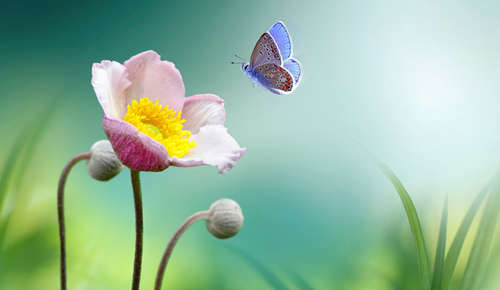
#> input picture img2.jpg, 500 x 290 px, found by its file name
$ jupyter execute color_detection.ipynb
#> lines starting #> are read from the running program, lines starting #| are printed output that depends on the picture
[cell 1]
import cv2
import numpy as np
from sklearn.cluster import KMeans

[cell 2]
# Resize the image if needed
# image = cv2.resize(image, (width, height))
desktop_path = "C:/Users/Paridhi Gupta/OneDrive/Documents/img2.jpg"
image = cv2.imread(desktop_path)
#> image is the input picture: shape (290, 500, 3); mean B, G, R 157.8, 185.3, 148

[cell 3]
image = cv2.cvtColor(image, cv2.COLOR_BGR2RGB)

[cell 4]
pixels = image.reshape((-1, 3))

[cell 5]
# Define the number of clusters (prominent colors)
k = 5

# Apply K-Means clustering
kmeans = KMeans(n_clusters=k, n_init=10)  # Explicitly set n_init to 10
kmeans.fit(pixels)

[cell 6]
colors = kmeans.cluster_centers_.astype(int)

[cell 7]
for color in colors:
    print(f"RGB: {tuple(color)}")

[cell 8]
import matplotlib.pyplot as plt

[cell 9]
dominant_color = max(colors, key=lambda x: sum(x))
print(f"Dominant Color: {tuple(dominant_color)}")

# You can define criteria to filter or process specific colors.
filtered_colors = [color for color in colors if sum(color) > 100]

[cell 10]
import matplotlib.pyplot as plt
import numpy as np

# Assuming you already have the 'colors' list from a previous code block

# Determine the size of the color scale
scale_width = 100
scale_height = 50

# Create a color scale image
color_scale = np.zeros((scale_height, len(colors) * scale_width, 3), dtype=np.uint8)

# Create color swatches and display RGB values
for i, color in enumerate(colors):
    start_x = i * scale_width
    end_x = (i + 1) * scale_width
    color_rgb = tuple(reversed(color))  # Convert BGR to RGB
    color_rgb = tuple(map(int, color_rgb))  # Ensure that color_rgb elements are integers
    cv2.rectangle(color_scale, (start_x, 0), (end_x, scale_height), color_rgb, -1)  # Draw a filled rectangle
    cv2.putText(color_scale, f'RGB: {color}', (start_x + 5, scale_height - 5), cv2.FONT_HERSHEY_SIMPLEX, 0.4, (255, 255, 255), 1)
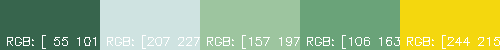
#> color_scale: shape (50, 500, 3); mean of channels 0, 1, 2 124.9, 183.7, 158; drawn as B, G, R

# Display the color scale
plt.imshow(color_scale)
plt.axis('off')
plt.show()
